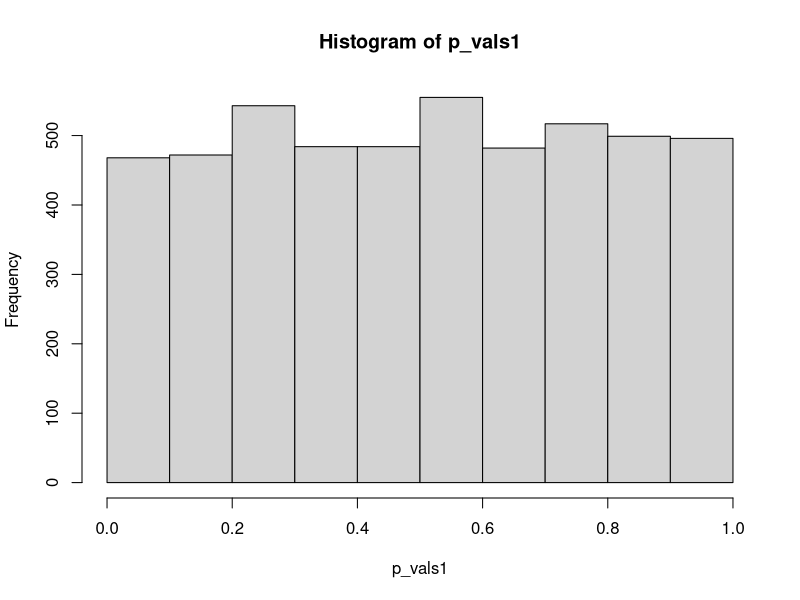
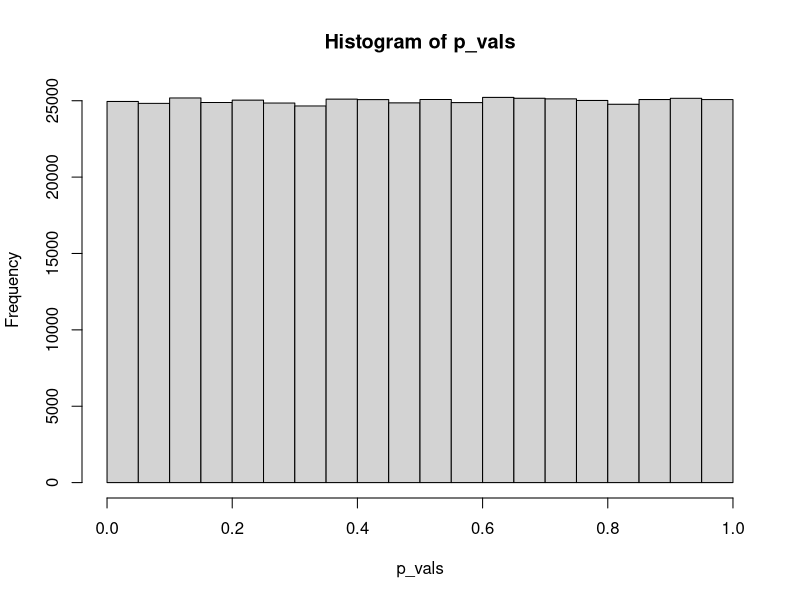
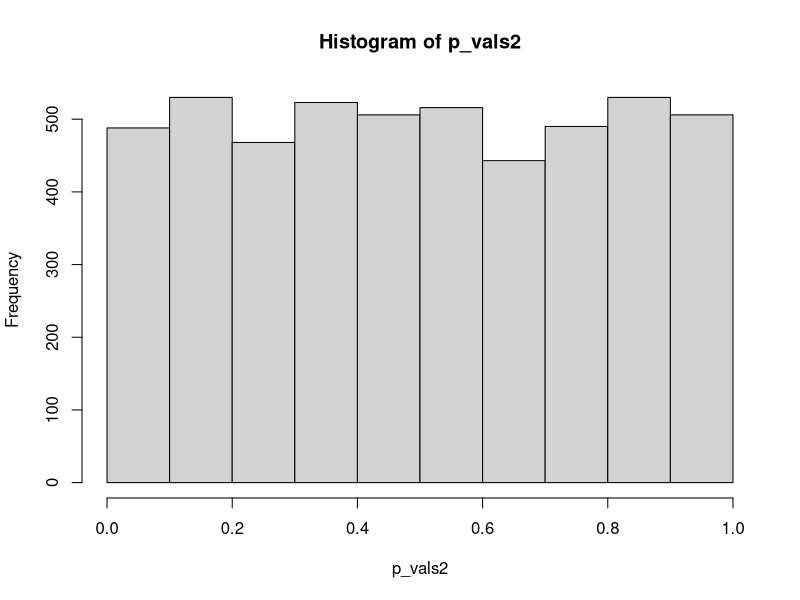
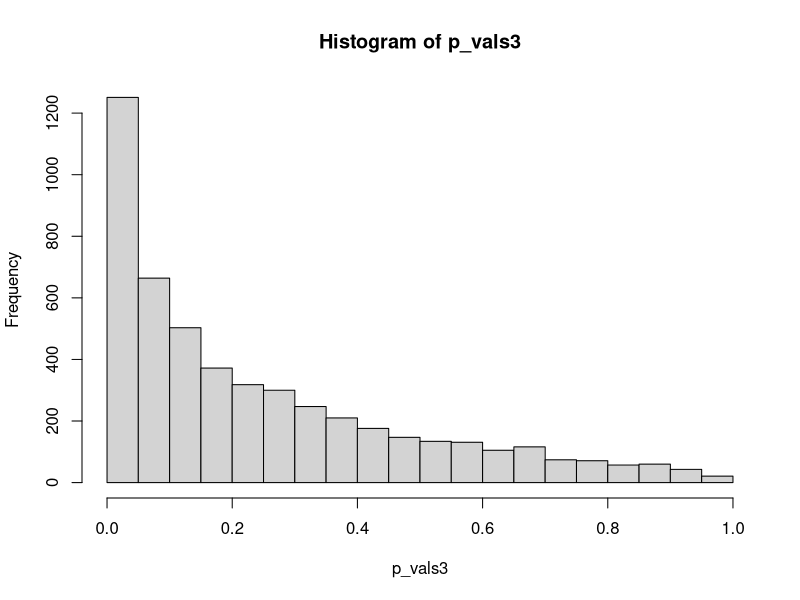
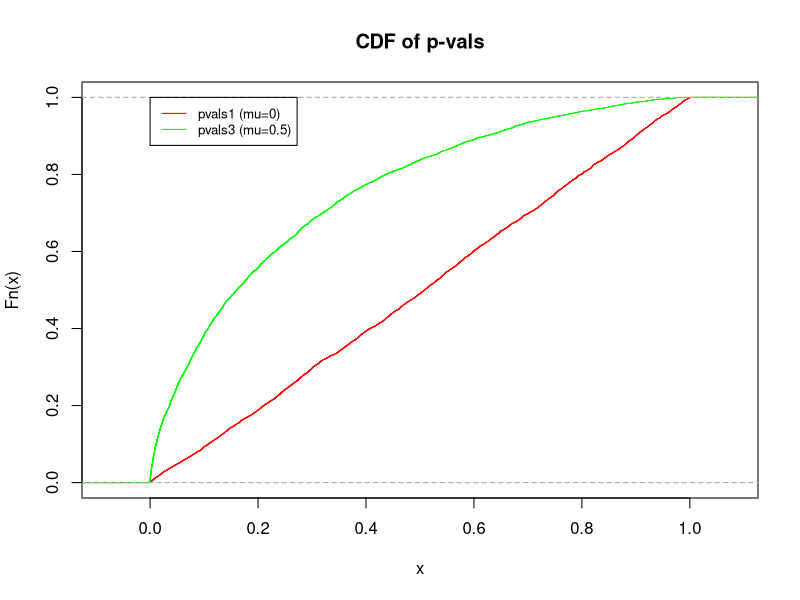
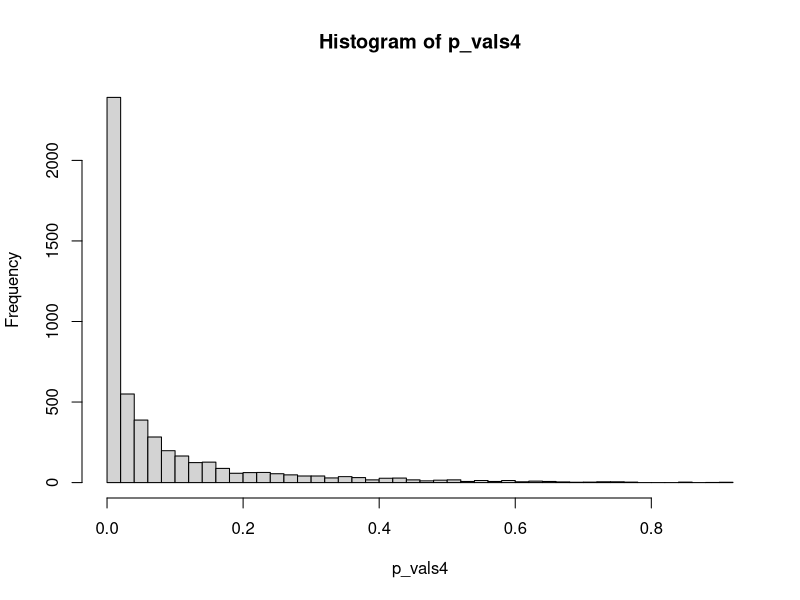
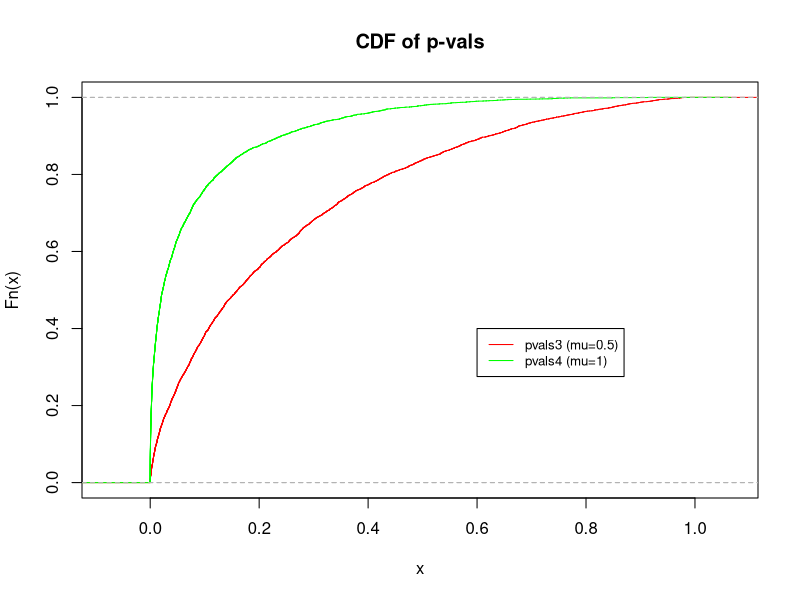
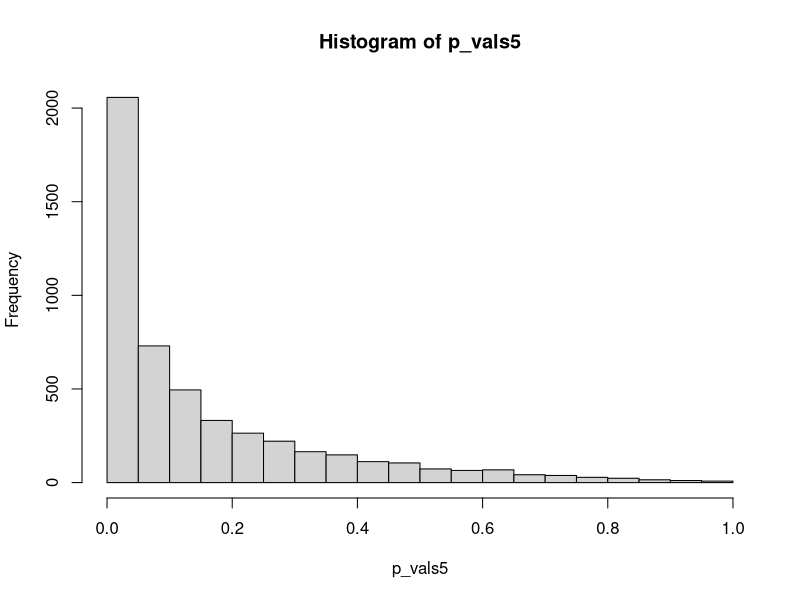

Recreate these plots in R, in order.
## ---- chunk 1
mu <- 0
sd <- 2
n <- 16
iterations <- 5000

# Simulate 5000 tests, each with 16 samples, assuming H0 is correct meaning, x_avg~N(0,2^2)
means <- rnorm(iterations, mu, sd/sqrt(n))

# Calculate the z-score for each simulation
Z = (means-mu)/(sd/sqrt(n))

# Calculate the p-values
p_vals1 <- pnorm(Z, lower.tail = FALSE)

hist(p_vals1)
## ---- chunk 2
mu <- 0
sd <- 2
n <- 16

# Simulate 5000 tests, each with 16 samples, assuming H0 is correct meaning, x_avg~N(0,2^2)
means <- rnorm(500000, mu, sd/sqrt(n))

# Calculate the z-score for each simulation
Z = (means-mu)/(sd/sqrt(n))

# Calculate the p-values
p_vals <- pnorm(Z, lower.tail = FALSE)

hist(p_vals)
## ---- chunk 3
length(p_vals1[p_vals1<0.1])/iterations
## ---- chunk 4
mu <- 0
sd <- 2
n <- 32
iterations <- 5000

# Simulate 5000 tests, each with 16 samples, assuming H0 is correct meaning, x_avg~N(0,2^2)
means <- rnorm(iterations, mu, sd/sqrt(n))

# Calculate the z-score for each simulation
Z = (means-mu)/(sd/sqrt(n))

# Calculate the p-values
p_vals2 <- pnorm(Z, lower.tail = FALSE)

hist(p_vals2)
## ---- chunk 5
mu <- 0.5
sd <- 2
n <- 16
iterations <- 5000

# Simulate 5000 tests, each with 16 samples, assuming \mu=0.5 meaning, x_avg~N(0.5,2^2)
means <- rnorm(iterations, mu, sd/sqrt(n))

# Calculate the z-score for each simulation
Z = (means-0)/(sd/sqrt(n))

# Calculate the p-values
p_vals3 <- pnorm(Z, lower.tail = FALSE)

hist(p_vals3, breaks = 20)
## ---- chunk 6
plot(ecdf(p_vals1),col='red', main='CDF of p-vals')
lines(ecdf(p_vals3),col='green')
legend(0, 1, legend=c('pvals1 (mu=0)', 'pvals3 (mu=0.5)'), col=c("red", "green"), lty=1, cex=0.8)
## ---- chunk 7
length(p_vals3[p_vals3<0.1])/iterations
## ---- chunk 8
1-pnorm(0.282)
## ---- chunk 9
mu <- 1
sd <- 2
n <- 16
iterations <- 5000

# Simulate 5000 tests, each with 16 samples, assuming mu=1 meaning, x_avg~N(1,2^2)
means <- rnorm(iterations, mu, sd/sqrt(n))

# Calculate the z-score for each simulation
Z = (means-0)/(sd/sqrt(n))

# Calculate the p-values
p_vals4 <- pnorm(Z, lower.tail = FALSE)

hist(p_vals4, breaks=40)
## ---- chunk 10
plot(ecdf(p_vals3),col='red', main='CDF of p-vals')
lines(ecdf(p_vals4),col='green')
legend(0.6, 0.4, legend=c('pvals3 (mu=0.5)', 'pvals4 (mu=1)'), col=c("red", "green"), lty=1, cex=0.8)
## ---- chunk 11
length(p_vals4[p_vals4<0.1])/iterations
## ---- chunk 12
pnorm(0.718)
## ---- chunk 13
mu <- 0.5
sd <- 2
n <- 32
iterations <- 5000

# Simulate 5000 tests, each with 32 samples, assuming mu=0.5 meaning, x_avg~N(0.5,2^2)
means <- rnorm(iterations, mu, sd/sqrt(n))

# Calculate the z-score for each simulation
Z = (means-0)/(sd/sqrt(n))

# Calculate the p-values
p_vals5 <- pnorm(Z, lower.tail = FALSE)

hist(p_vals5, breaks=30)
## ---- chunk 14
plot(ecdf(p_vals3),col='red', main='CDF of p-vals')
lines(ecdf(p_vals5),col='green')
legend(0.6, 0.4, legend=c('pvals3 (n=16)', 'pvals5 (n=32)'), col=c("red", "green"), lty=1, cex=0.8)
## ---- chunk 15
length(p_vals5[p_vals5<0.1])/iterations
